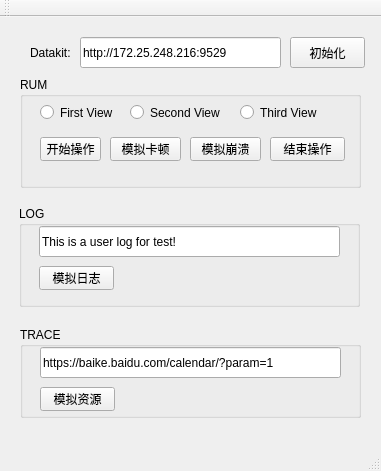
<?xml version="1.0" encoding="UTF-8"?>
<ui version="4.0">
 <class>ftsdksampleuiClass</class>
 <widget class="QMainWindow" name="ftsdksampleuiClass">
  <property name="geometry">
   <rect>
    <x>0</x>
    <y>0</y>
    <width>381</width>
    <height>471</height>
   </rect>
  </property>
  <property name="windowTitle">
   <string>Datakit SDK 测试界面</string>
  </property>
  <widget class="QWidget" name="centralWidget">
   <widget class="QGroupBox" name="groupBox">
    <property name="geometry">
     <rect>
      <x>20</x>
      <y>60</y>
      <width>341</width>
      <height>111</height>
     </rect>
    </property>
    <property name="title">
     <string>RUM</string>
    </property>
    <widget class="QRadioButton" name="firstViewBtn">
     <property name="geometry">
      <rect>
       <x>20</x>
       <y>20</y>
       <width>91</width>
       <height>31</height>
      </rect>
     </property>
     <property name="text">
      <string>First View</string>
     </property>
     <property name="autoExclusive">
      <bool>false</bool>
     </property>
    </widget>
    <widget class="QRadioButton" name="secondViewBtn">
     <property name="geometry">
      <rect>
       <x>110</x>
       <y>20</y>
       <width>98</width>
       <height>31</height>
      </rect>
     </property>
     <property name="text">
      <string>Second View</string>
     </property>
     <property name="autoExclusive">
      <bool>false</bool>
     </property>
    </widget>
    <widget class="QRadioButton" name="thirdViewBtn">
     <property name="geometry">
      <rect>
       <x>220</x>
       <y>20</y>
       <width>98</width>
       <height>31</height>
      </rect>
     </property>
     <property name="text">
      <string>Third View</string>
     </property>
     <property name="autoExclusive">
      <bool>false</bool>
     </property>
    </widget>
    <widget class="QPushButton" name="simulateClickBtn">
     <property name="geometry">
      <rect>
       <x>20</x>
       <y>60</y>
       <width>61</width>
       <height>24</height>
      </rect>
     </property>
     <property name="text">
      <string>开始操作</string>
     </property>
    </widget>
    <widget class="QPushButton" name="simulateStuckBtn">
     <property name="geometry">
      <rect>
       <x>90</x>
       <y>60</y>
       <width>71</width>
       <height>24</height>
      </rect>
     </property>
     <property name="text">
      <string>模拟卡顿</string>
     </property>
    </widget>
    <widget class="QPushButton" name="simulateCrashBtn">
     <property name="geometry">
      <rect>
       <x>170</x>
       <y>60</y>
       <width>71</width>
       <height>24</height>
      </rect>
     </property>
     <property name="text">
      <string>模拟崩溃</string>
     </property>
    </widget>
    <widget class="QPushButton" name="pushButton">
     <property name="geometry">
      <rect>
       <x>250</x>
       <y>60</y>
       <width>75</width>
       <height>24</height>
      </rect>
     </property>
     <property name="text">
      <string>结束操作</string>
     </property>
    </widget>
   </widget>
   <widget class="QGroupBox" name="groupBox_2">
    <property name="geometry">
     <rect>
      <x>19</x>
      <y>189</y>
      <width>341</width>
      <height>101</height>
     </rect>
    </property>
    <property name="title">
     <string>LOG</string>
    </property>
    <widget class="QLineEdit" name="logText">
     <property name="geometry">
      <rect>
       <x>20</x>
       <y>20</y>
       <width>301</width>
       <height>31</height>
      </rect>
     </property>
     <property name="text">
      <string>This is a user log for test!</string>
     </property>
    </widget>
    <widget class="QPushButton" name="simulateLogBtn">
     <property name="geometry">
      <rect>
       <x>20</x>
       <y>60</y>
       <width>75</width>
       <height>24</height>
      </rect>
     </property>
     <property name="text">
      <string>模拟日志</string>
     </property>
    </widget>
   </widget>
   <widget class="QGroupBox" name="groupBox_3">
    <property name="geometry">
     <rect>
      <x>20</x>
      <y>310</y>
      <width>341</width>
      <height>91</height>
     </rect>
    </property>
    <property name="title">
     <string>TRACE</string>
    </property>
    <widget class="QLineEdit" name="resourceUrl">
     <property name="geometry">
      <rect>
       <x>20</x>
       <y>20</y>
       <width>301</width>
       <height>31</height>
      </rect>
     </property>
     <property name="text">
      <string>https://baike.baidu.com/calendar/?param=1</string>
     </property>
     <property name="maxLength">
      <number>32766</number>
     </property>
    </widget>
    <widget class="QPushButton" name="pushButton_5">
     <property name="geometry">
      <rect>
       <x>20</x>
       <y>60</y>
       <width>75</width>
       <height>24</height>
      </rect>
     </property>
     <property name="text">
      <string>模拟资源</string>
     </property>
    </widget>
   </widget>
   <widget class="QLabel" name="label">
    <property name="geometry">
     <rect>
      <x>30</x>
      <y>20</y>
      <width>54</width>
      <height>31</height>
     </rect>
    </property>
    <property name="text">
     <string>Datakit:</string>
    </property>
   </widget>
   <widget class="QLineEdit" name="datakitUrlText">
    <property name="geometry">
     <rect>
      <x>80</x>
      <y>20</y>
      <width>201</width>
      <height>31</height>
     </rect>
    </property>
    <property name="text">
     <string>http://172.25.248.216:9529</string>
    </property>
   </widget>
   <widget class="QPushButton" name="initBtn">
    <property name="geometry">
     <rect>
      <x>290</x>
      <y>20</y>
      <width>75</width>
      <height>31</height>
     </rect>
    </property>
    <property name="text">
     <string>初始化</string>
    </property>
   </widget>
  </widget>
  <widget class="QMenuBar" name="menuBar">
   <property name="geometry">
    <rect>
     <x>0</x>
     <y>0</y>
     <width>381</width>
     <height>22</height>
    </rect>
   </property>
  </widget>
  <widget class="QToolBar" name="mainToolBar">
   <attribute name="toolBarArea">
    <enum>TopToolBarArea</enum>
   </attribute>
   <attribute name="toolBarBreak">
    <bool>false</bool>
   </attribute>
  </widget>
  <widget class="QStatusBar" name="statusBar"/>
 </widget>
 <layoutdefault spacing="6" margin="11"/>
 <resources>
  <include location="ftsdksampleui.qrc"/>
 </resources>
 <connections>
  <connection>
   <sender>simulateClickBtn</sender>
   <signal>clicked()</signal>
   <receiver>ftsdksampleuiClass</receiver>
   <slot>on_startAction_clicked()</slot>
   <hints>
    <hint type="sourcelabel">
     <x>77</x>
     <y>177</y>
    </hint>
    <hint type="destinationlabel">
     <x>88</x>
     <y>165</y>
    </hint>
   </hints>
  </connection>
  <connection>
   <sender>pushButton</sender>
   <signal>clicked()</signal>
   <receiver>ftsdksampleuiClass</receiver>
   <slot>on_endAction_clicked()</slot>
   <hints>
    <hint type="sourcelabel">
     <x>321</x>
     <y>177</y>
    </hint>
    <hint type="destinationlabel">
     <x>367</x>
     <y>168</y>
    </hint>
   </hints>
  </connection>
  <connection>
   <sender>firstViewBtn</sender>
   <signal>clicked()</signal>
   <receiver>ftsdksampleuiClass</receiver>
   <slot>on_firstView_clicked()</slot>
   <hints>
    <hint type="sourcelabel">
     <x>50</x>
     <y>144</y>
    </hint>
    <hint type="destinationlabel">
     <x>7</x>
     <y>78</y>
    </hint>
   </hints>
  </connection>
  <connection>
   <sender>secondViewBtn</sender>
   <signal>clicked()</signal>
   <receiver>ftsdksampleuiClass</receiver>
   <slot>on_secondView_clicked()</slot>
   <hints>
    <hint type="sourcelabel">
     <x>180</x>
     <y>144</y>
    </hint>
    <hint type="destinationlabel">
     <x>149</x>
     <y>35</y>
    </hint>
   </hints>
  </connection>
  <connection>
   <sender>thirdViewBtn</sender>
   <signal>clicked()</signal>
   <receiver>ftsdksampleuiClass</receiver>
   <slot>on_thirdView_clicked()</slot>
   <hints>
    <hint type="sourcelabel">
     <x>290</x>
     <y>144</y>
    </hint>
    <hint type="destinationlabel">
     <x>320</x>
     <y>38</y>
    </hint>
   </hints>
  </connection>
  <connection>
   <sender>simulateStuckBtn</sender>
   <signal>clicked()</signal>
   <receiver>ftsdksampleuiClass</receiver>
   <slot>on_simulateStuck_clicked()</slot>
   <hints>
    <hint type="sourcelabel">
     <x>133</x>
     <y>177</y>
    </hint>
    <hint type="destinationlabel">
     <x>31</x>
     <y>162</y>
    </hint>
   </hints>
  </connection>
  <connection>
   <sender>simulateCrashBtn</sender>
   <signal>clicked()</signal>
   <receiver>ftsdksampleuiClass</receiver>
   <slot>on_simulateCrash_clicked()</slot>
   <hints>
    <hint type="sourcelabel">
     <x>245</x>
     <y>177</y>
    </hint>
    <hint type="destinationlabel">
     <x>269</x>
     <y>164</y>
    </hint>
   </hints>
  </connection>
  <connection>
   <sender>simulateLogBtn</sender>
   <signal>clicked()</signal>
   <receiver>ftsdksampleuiClass</receiver>
   <slot>on_addLog_clicked()</slot>
   <hints>
    <hint type="sourcelabel">
     <x>82</x>
     <y>306</y>
    </hint>
    <hint type="destinationlabel">
     <x>10</x>
     <y>243</y>
    </hint>
   </hints>
  </connection>
  <connection>
   <sender>pushButton_5</sender>
   <signal>clicked()</signal>
   <receiver>ftsdksampleuiClass</receiver>
   <slot>on_simulateResource_clicked()</slot>
   <hints>
    <hint type="sourcelabel">
     <x>69</x>
     <y>427</y>
    </hint>
    <hint type="destinationlabel">
     <x>10</x>
     <y>368</y>
    </hint>
   </hints>
  </connection>
  <connection>
   <sender>initBtn</sender>
   <signal>clicked()</signal>
   <receiver>ftsdksampleuiClass</receiver>
   <slot>on_init_clicked()</slot>
   <hints>
    <hint type="sourcelabel">
     <x>336</x>
     <y>71</y>
    </hint>
    <hint type="destinationlabel">
     <x>356</x>
     <y>92</y>
    </hint>
   </hints>
  </connection>
 </connections>
 <slots>
  <slot>on_startAction_clicked()</slot>
  <slot>on_endAction_clicked()</slot>
  <slot>on_firstView_clicked()</slot>
  <slot>on_secondView_clicked()</slot>
  <slot>on_thirdView_clicked()</slot>
  <slot>on_simulateStuck_clicked()</slot>
  <slot>on_simulateCrash_clicked()</slot>
  <slot>on_addLog_clicked()</slot>
  <slot>on_simulateResource_clicked()</slot>
  <slot>on_init_clicked()</slot>
 </slots>
</ui>
